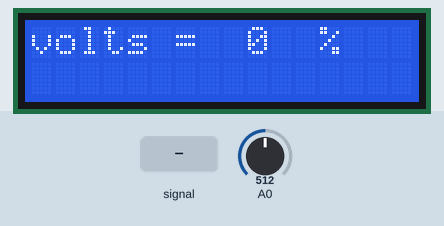
Simulated run of this sketch. Board: Arduino Uno, built with avr-gcc and run on an emulated ATmega328P. On the bench: 16×2 character LCD. Inputs (shaded band) come from the test bench; at power-on: A0 = 512.

Above: at 1.6 s.
1.7 s: A0 fed a 200 Hz sine of ±81 counts around its level
At 4.9 s:
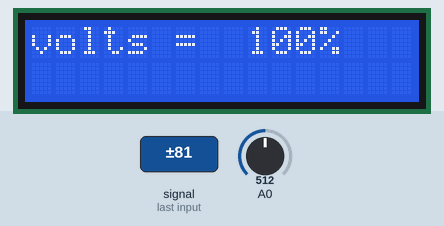
Timing chart, 0 to 6.4 s (numbered marks = the images above; inputs shaded):
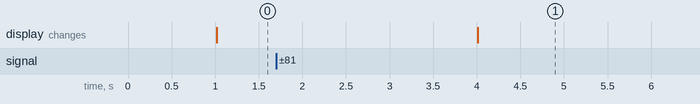

The sketch:

18-4-63.ino
```cpp
#include <ZMPT101B.h>
#include <Filters.h> //Easy library to do the calculations
#include <Wire.h>
#include <LiquidCrystal_I2C.h>
LiquidCrystal_I2C lcd(0x27, 16, 2);
float testFrequency = 50;                     // test signal frequency (Hz)
float windowLength = 40.0/testFrequency;     // how long to average the signal, for statistist
int Sensor = 0; //Sensor analog input, here it's A0
float intercept = -0.04; // to be adjusted based on calibration testing
float slope = 0.0405; // to be adjusted based on calibration testing
float current_Volts; // Voltage
unsigned long printPeriod = 1000; //Refresh rate
unsigned long previousMillis = 0;
void setup() {
// initialize the LCD
lcd.begin();
}
void loop() {

  RunningStatistics inputStats;                //Easy life lines, actual calculation of the RMS requires a load of coding
  inputStats.setWindowSecs( windowLength );

  while( true ) {
    Sensor = analogRead(A0);  // read the analog in value:
    inputStats.input(Sensor);  // log to Stats function

    if((unsigned long)(millis() - previousMillis) >= printPeriod) {
      previousMillis = millis();   // update time every second
      current_Volts = intercept + slope * inputStats.sigma(); //Calibartions for offset and amplitude
      current_Volts= current_Volts*(40.3231);                //Further calibrations for the amplitude

      if(current_Volts)
      lcd.setCursor(0, 0);
      lcd.print("volts =");
      {
        if(current_Volts>=24){
        lcd.setCursor(9, 0);
        lcd.println("100%   ");
        }
        if(current_Volts==20){
        lcd.setCursor(9, 0);
        lcd.println("80 %   ");
        }
        if(current_Volts==15){
        lcd.setCursor(9, 0);
        lcd.println("80 %   ");
        }
        if(current_Volts==10){
        lcd.setCursor(9, 0);
        lcd.println("70 %   ");
        }
        if(current_Volts<=5){
        lcd.setCursor(9, 0);
        lcd.println("0  %   ");
        }
      }
    }
  }
}
```

Measured:
- after the input at 1.7 s, the display: changes after 2.3 s (image 1)
